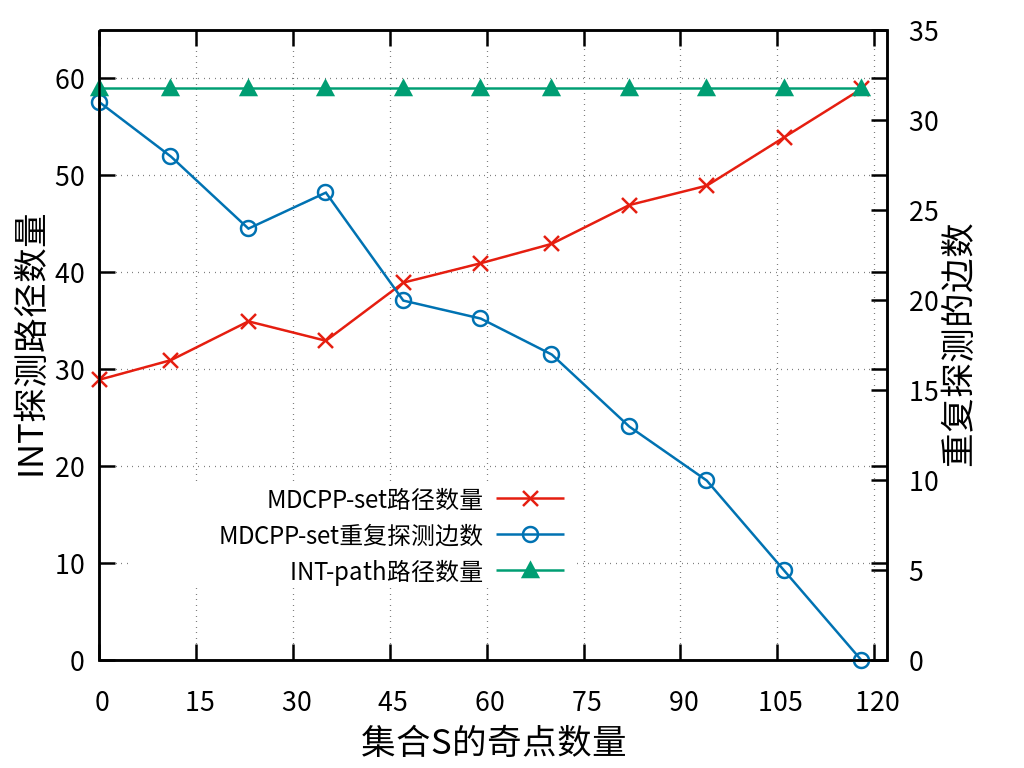

Write the gnuplot code that produced this figure.
reset
set key center at 5, 13

set size ratio 0.8


set grid

set xlabel "集合S的奇点数量" offset 0,0.5 font "Microsoft YaHei,26"
set ylabel "INT探测路径数量" offset 1.7,0 font "Microsoft YaHei,26"
set y2label "重复探测的边数" offset -1.7,0 font "Microsoft YaHei,26"

set key left
set key font ",18"
set y2tics
set yrange [0:65]
set xrange [0:122]
set xtics 0,15,130
plot 'data6.txt' using 1:3 title"MDCPP-set路径数量" with linespoints ls 7 pt 2 pointsize 2.5,\
'data6.txt' using 1:4 title"MDCPP-set重复探测边数" with linespoints ls 6 pointsize 2.5 axes x1y2,\
'data6.txt' using 1:5 title"INT-path路径数量" with linespoints ls 8 pt 9 lc 10 pointsize 2.5

set terminal pngcairo size 1024,768 color solid linewidth 2.5 font "Microsoft YaHei,20"
set output "figure6_ch.png"

replot

set output
